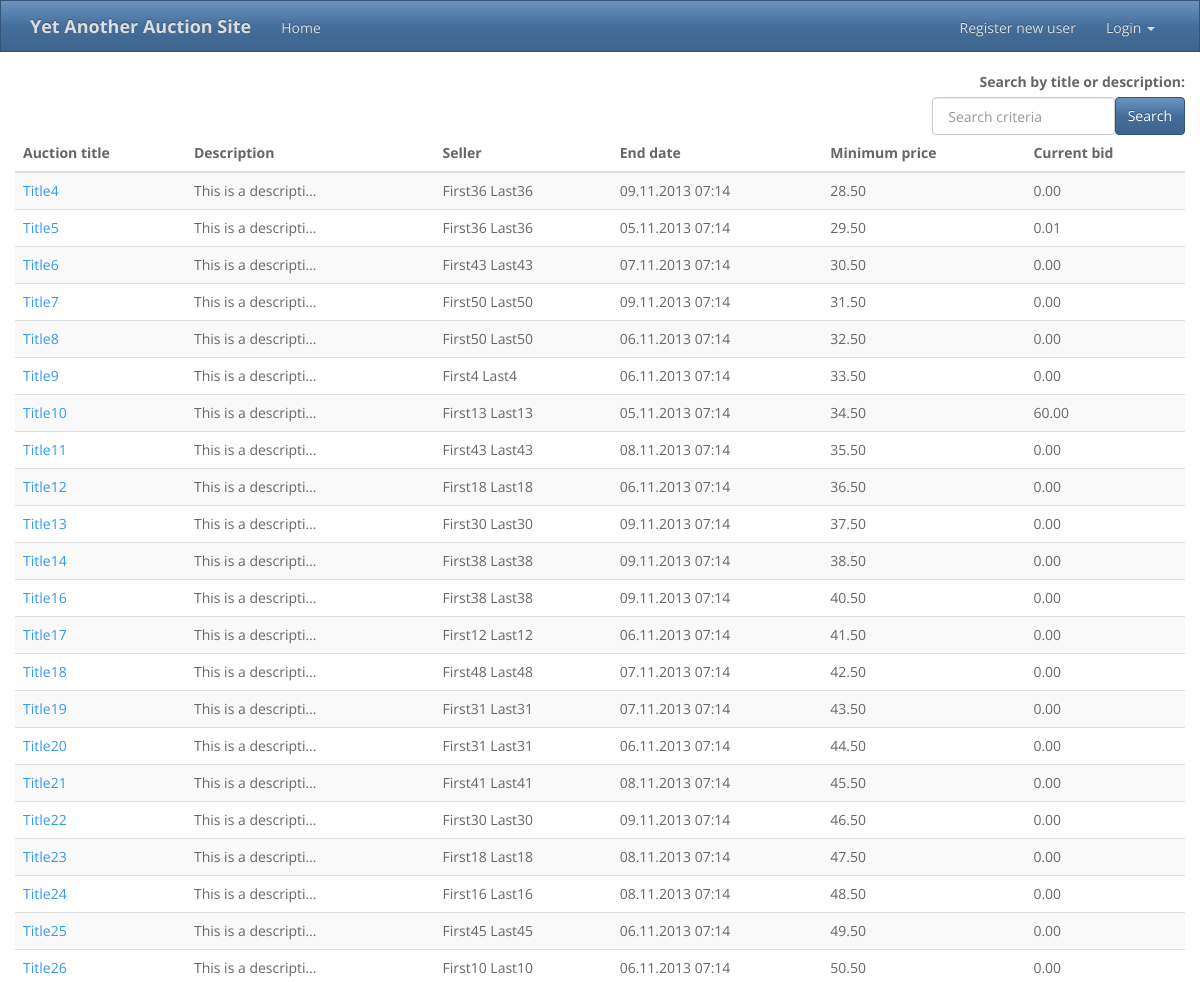
The page /YAAS/ (upper part) on the database as committed earlier.
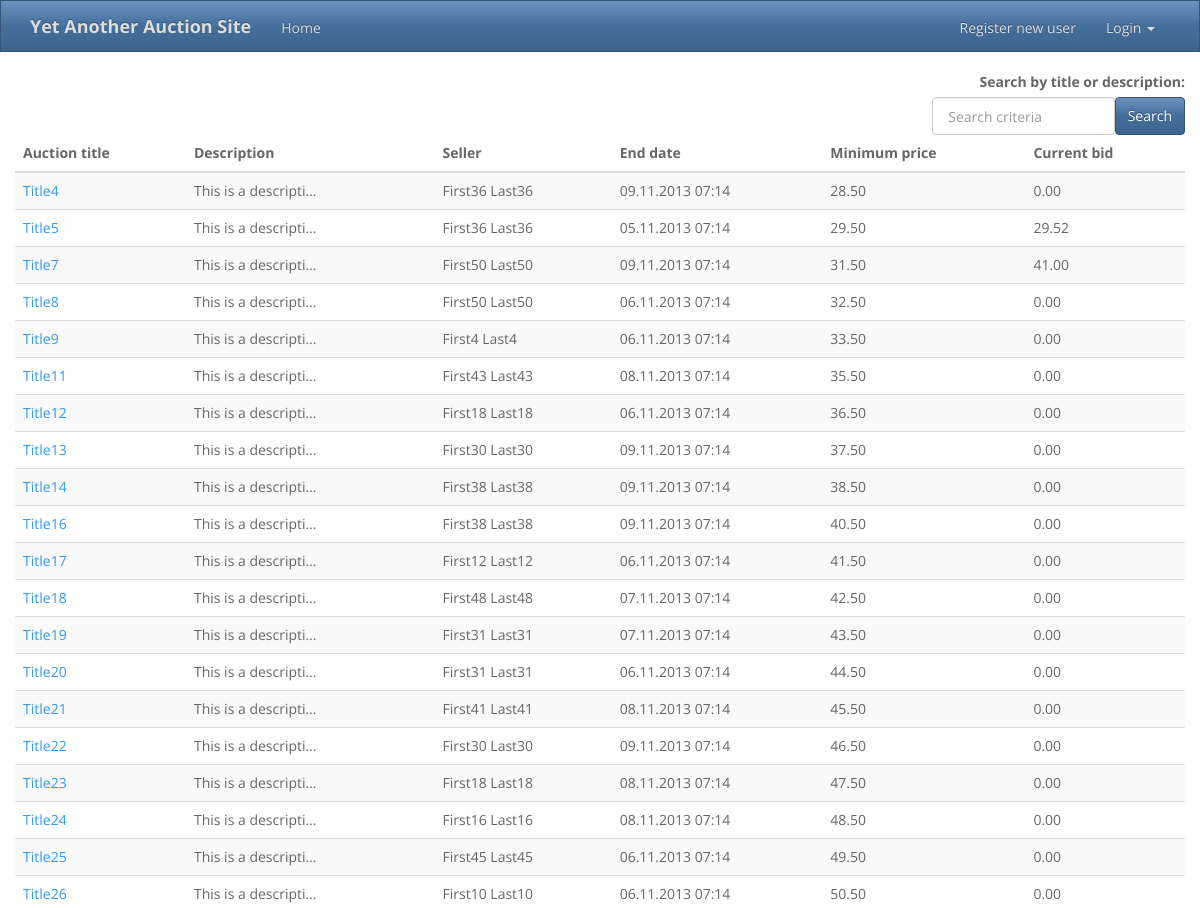
The same page on the database as committed later.
### YAAS_app/models.py (models this page shows, shortened)
class Auction(models.Model):
    id = models.AutoField(primary_key=True)
    seller = models.ForeignKey(User)
    title = models.CharField(max_length=30)
    description = models.TextField()
    start_date = models.DateTimeField(auto_now_add=True)
    updated_date = models.DateTimeField(auto_now=True)
    end_date = models.DateTimeField()
    minimum_price = models.DecimalField(max_digits=16, decimal_places=2)
    active = models.BooleanField(default=True)
    banned = models.BooleanField(default=False)
    @classmethod
    def getActive(cls):
        return cls.objects.filter(Q(active=True) & Q(banned=False))
    def getLatestBid(self):
        bid = Bid.getLatestBidForAuction(self)
        if bid:
            return bid.bid
        else:
            return 0.00

class Bid(models.Model):
    id = models.AutoField(primary_key=True)
    auction = models.ForeignKey(Auction)
    bidder = models.ForeignKey(User)
    bid = models.DecimalField(max_digits=16, decimal_places=2)
    timestamp = models.DateTimeField(auto_now_add=True)
    @classmethod
    def getLatestBidForAuction(cls, auction):
        try:
            bid = cls.objects.filter(auction=auction).latest("timestamp")
        except ObjectDoesNotExist:
            bid = None
        return bid

### YAAS_app/views.py (the view)
def home(request):
    template = "home.html"
    context = {"auctions": Auction.getActive()}
    return render_to_response(template, context, context_instance=RequestContext(request))

### templates/home.html (shortened to what this page needs)
{% extends "base.html" %}
{% block content %}
    <div class="row"><label class="control-label pull-right">Search by title or description:</label></div>
    <div class="row">
        <form class="form-inline pull-right" action="/YAAS/auction/search/" method="post">
            <div class="form-group pull-left">
                <input type="text" class="form-control" name="criteria" placeholder=" Search criteria">
            </div>
            <input type="submit" class="btn btn-primary pull-right" value="Search">
        </form>
    </div>
    <div class="row">
        <table class="table table-striped table-hover">
            <thead>
            <tr>
                <th>Auction title</th>
                <th>Description</th>
                <th>Seller</th>
                <th>End date</th>
                <th>Minimum price</th>
                <th>Current bid</th>
            </tr>
            </thead>
            <tbody>
            {% for a in auctions %}
                <tr>
                    <td><a href="/YAAS/auction/{{ a.id }}/">{{ a.title }}</a></td>
                    <td>{{ a.description|truncatechars:20 }}</td>
                    <td>{{ a.seller.get_full_name }}</td>
                    <td>{{ a.end_date|date:"d.m.Y H:i" }}</td>
                    <td>{{ a.minimum_price|floatformat:2 }}</td>
                    <td>{{ a.getLatestBid|floatformat:2 }}</td>
                </tr>
            {% endfor %}
            </tbody>
        </table>
    </div>
{% endblock %}

Rows that differ between the two databases and show on the page:
no longer on this page (row edited): Auction: title "Title6", description "This is a descripti…", seller.get_full_name "First43 Last43", end_date "07.11.2013 07:14", minimum_price "30.50", getLatestBid "0.00"
no longer on this page (row edited): Auction: title "Title10", description "This is a descripti…", seller.get_full_name "First13 Last13", end_date "05.11.2013 07:14", minimum_price "34.50", getLatestBid "60.00"
computed for Auction "Title5": getLatestBid "0.01" → "29.52"
computed for Auction "Title7": getLatestBid "0.00" → "41.00"
